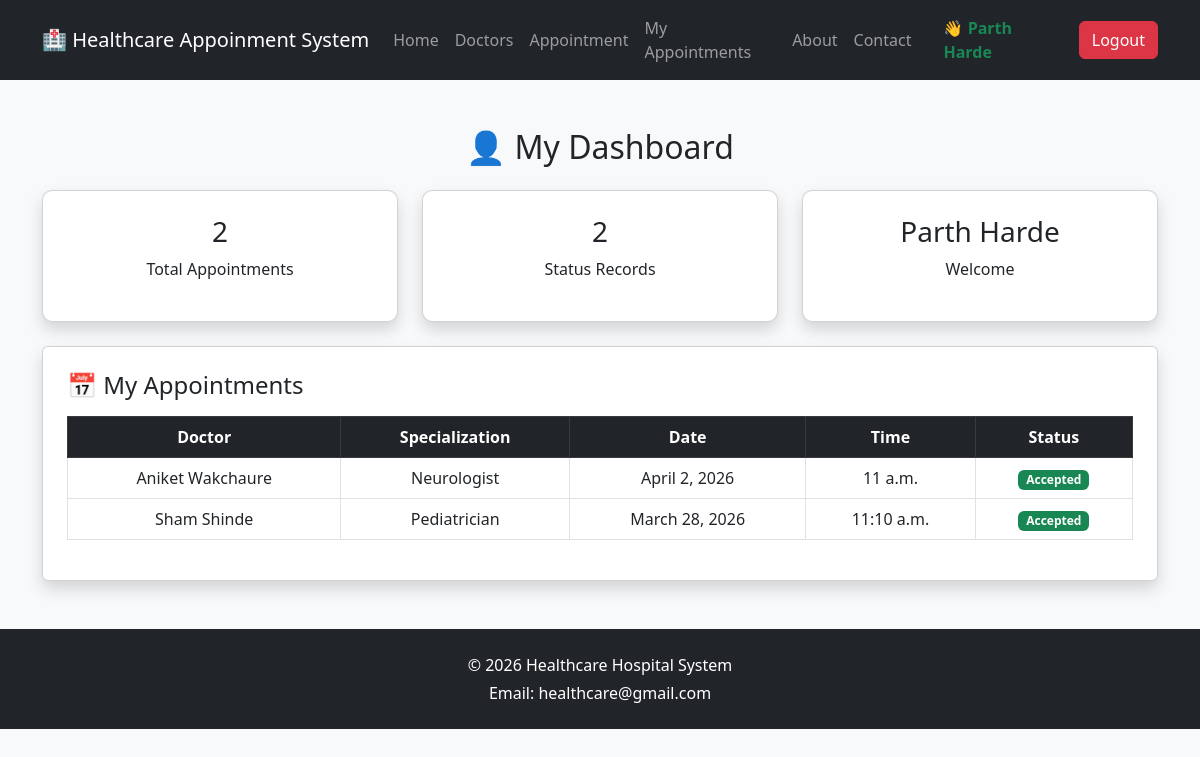
Page /my-appointments/ (signed in) on the committed database.
### myapp/models.py (models this page shows, shortened)
class Appointment(models.Model):
    user = models.ForeignKey(User, on_delete=models.CASCADE)
    patient_name = models.CharField(max_length=100)
    email = models.EmailField()
    doctor = models.ForeignKey(Doctor, on_delete=models.CASCADE)
    date = models.DateField()
    time = models.TimeField()
    status = models.CharField(
        max_length=20,
        choices=[
            ('Pending', 'Pending'),
            ('Accepted', 'Accepted'),
            ('Rejected', 'Rejected')
        ],
        default='Pending'
    )

class Doctor(models.Model):
    name = models.CharField(max_length=100)
    specialization = models.CharField(max_length=100)
    image = models.ImageField(upload_to='static/doctors/')

### myapp/views.py (the view)
# urls.py: path('my-appointments/', views.user_dashboard, name='user_dashboard'),
@login_required
def user_dashboard(request):
    appointments = Appointment.objects.filter(user=request.user).order_by('-date')
    return render(request, 'user_dashboard.html', {
        'appointments': appointments
    })

### templates/user_dashboard.html (shortened to what this page needs)
<!DOCTYPE html>
<html>
<head>
    <link href="https://cdn.jsdelivr.net/npm/bootstrap@5.3.0/dist/css/bootstrap.min.css" rel="stylesheet">
</head>
<body>
{% include 'navbar.html' %}
<div class="container mt-5">
    <h2 class="text-center mb-4">👤 My Dashboard</h2>
    <div class="row text-center mb-4">
        <div class="col-md-4">
            <div class="card card-box shadow p-4">
                <h3>{{ appointments.count }}</h3>
                <p>Total Appointments</p>
            </div>
        </div>
        <div class="col-md-4">
            <div class="card card-box shadow p-4">
                <h3>
                    {{ appointments|dictsort:"status"|length }}
                </h3>
                <p>Status Records</p>
            </div>
        </div>
        <div class="col-md-4">
            <div class="card card-box shadow p-4">
                <h3>{{ user.username }}</h3>
                <p>Welcome</p>
            </div>
        </div>
    </div>
    <div class="card shadow p-4">
        <h4 class="mb-3">📅 My Appointments</h4>
        <div class="table-responsive">
        <table class="table table-bordered text-center">
            <thead class="table-dark">
                <tr>
                    <th>Doctor</th>
                    <th>Specialization</th>
                    <th>Date</th>
                    <th>Time</th>
                    <th>Status</th>
                </tr>
            </thead>
            <tbody>
                {% for appt in appointments %}
                <tr>
                    <td>{{ appt.doctor.name }}</td>
                    <td>{{ appt.doctor.specialization }}</td>
                    <td>{{ appt.date }}</td>
                    <td>{{ appt.time }}</td>
                    <td>
                        {% if appt.status == "Accepted" %}
                            <span class="badge bg-success">Accepted</span>
                        {% elif appt.status == "Rejected" %}
                            <span class="badge bg-danger">Rejected</span>
                        {% else %}
                            <span class="badge bg-warning text-dark">Pending</span>
                        {% endif %}
                    </td>
                </tr>
                {% empty %}
                <tr>
                    <td colspan="5">No appointments found</td>
                </tr>
                {% endfor %}
            </tbody>
        </table>
        </div>
    </div>
</div>
{% include 'footer.html' %}
</body>
</html>

### templates/navbar.html (shortened to what this page needs)
<nav class="navbar navbar-expand-lg navbar-dark bg-dark">
    <div class="container">
        <a class="navbar-brand" href="/">🏥 Healthcare Appoinment System</a>
        <div class="collapse navbar-collapse" id="menu">
            <ul class="navbar-nav ms-auto align-items-center">
                {% if user.is_authenticated %}
                    {% if user.is_superuser %}
                        <li class="nav-item"><a class="nav-link" href="/dashboard/">Dashboard</a></li>
                        <li class="nav-item"><a class="nav-link" href="/admin-appointments/">Appointments</a></li>
                        <li class="nav-item"><a class="nav-link" href="/admin-doctors/">Doctors</a></li>
                        <li class="nav-item"><a class="nav-link" href="/admin-users/">Users</a></li>
                    {% else %}
                        <li class="nav-item"><a class="nav-link" href="/">Home</a></li>
                        <li class="nav-item"><a class="nav-link" href="/doctors/">Doctors</a></li>
                        <li class="nav-item"><a class="nav-link" href="/appointment/">Appointment</a></li>
                        <li class="nav-item"><a class="nav-link" href="/my-appointments/">My Appointments</a></li>
                        <li class="nav-item"><a class="nav-link" href="/about/">About</a></li>
                        <li class="nav-item"><a class="nav-link" href="/contact/">Contact</a></li>
                    {% endif %}
                    <li class="nav-item">
                        <span class="nav-link text-success fw-bold ms-3">
                            👋 {{ user.username }}
                        </span>
                    </li>
                    <li class="nav-item">
                        <form method="POST" action="{% url 'logout' %}" class="d-inline">
                            <button class="btn btn-danger ms-2">Logout</button>
                        </form>
                    </li>
                {% endif %}
            </ul>
        </div>
    </div>
</nav>

### templates/user_dashboard.html (style rules this page uses)
body { background-color: #f8f9fa; }
.card-box { border-radius: 10px; transition: 0.3s; }

### rows in the picture
Appointment: doctor.name "Aniket Wakchaure", doctor.specialization "Neurologist", date "April 2, 2026", time "11 a.m.", status "Accepted"
Appointment: doctor.name "Sham Shinde", doctor.specialization "Pediatrician", date "March 28, 2026", time "11:10 a.m.", status "Accepted"

### other values in the picture
{{ user.username }} "Parth Harde"
{{ appointments.count }} "2"
{{ appointments|dictsort:"status"|length }} "2"
